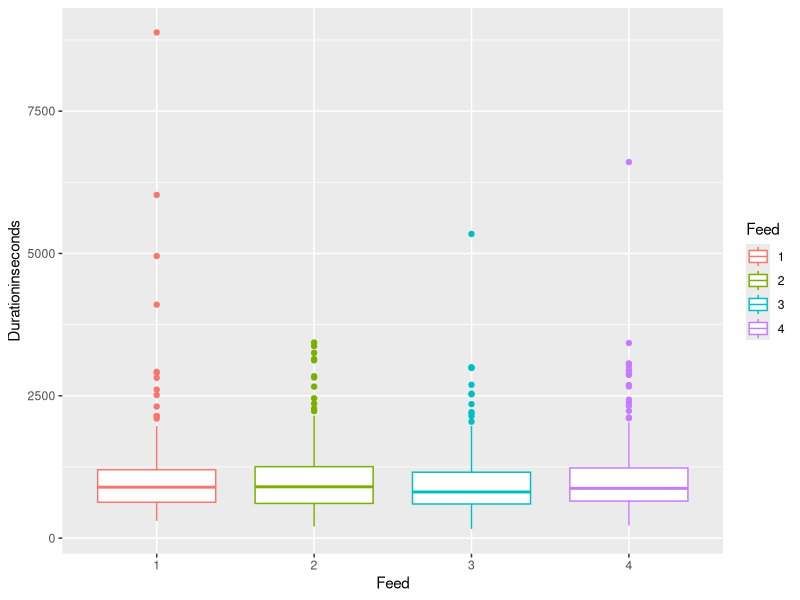
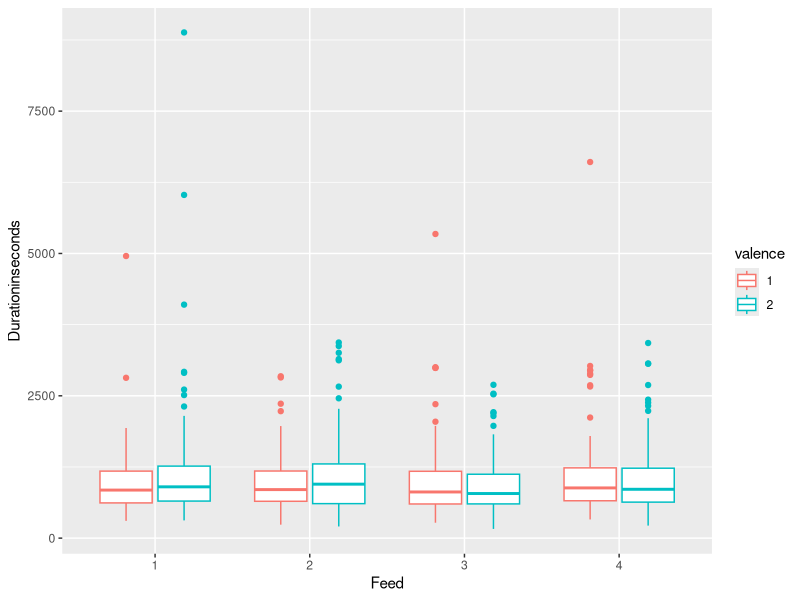
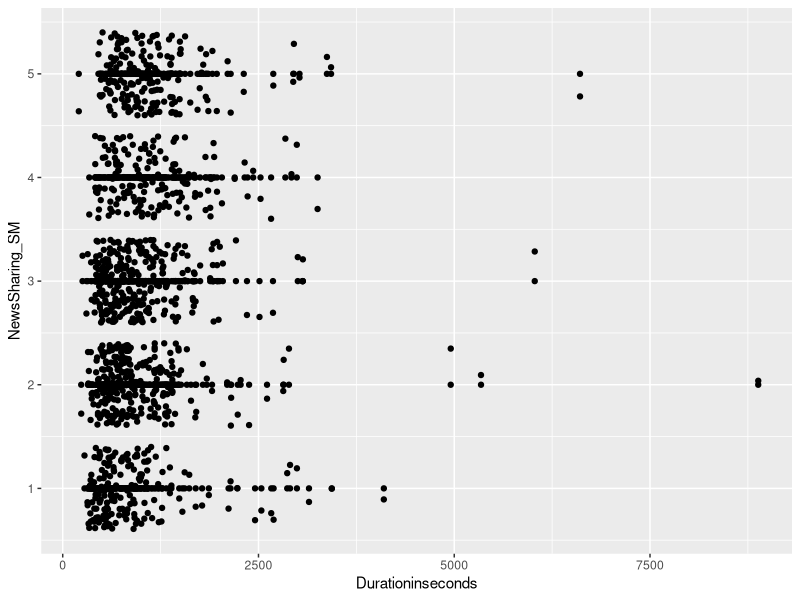
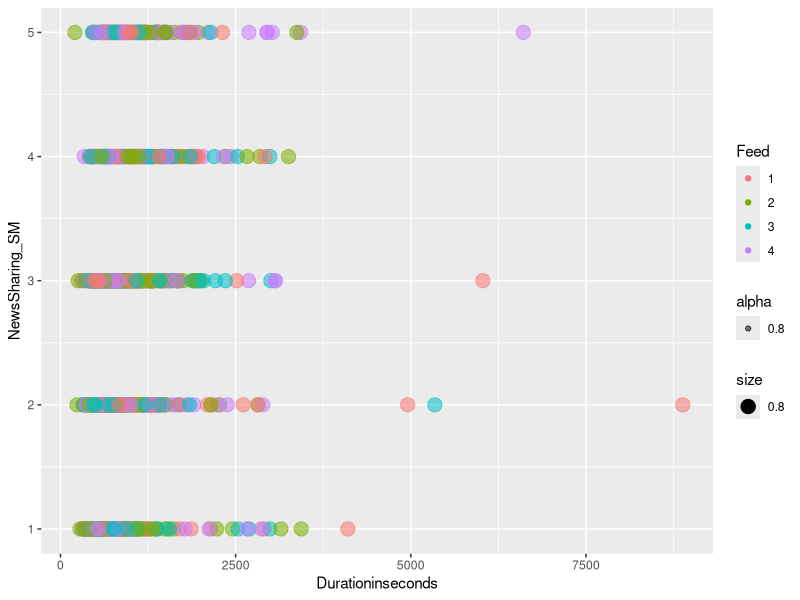
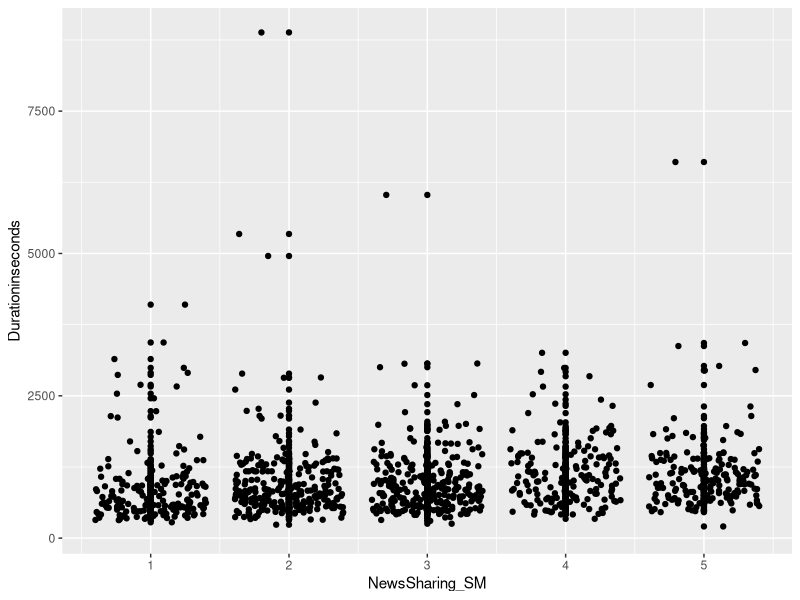
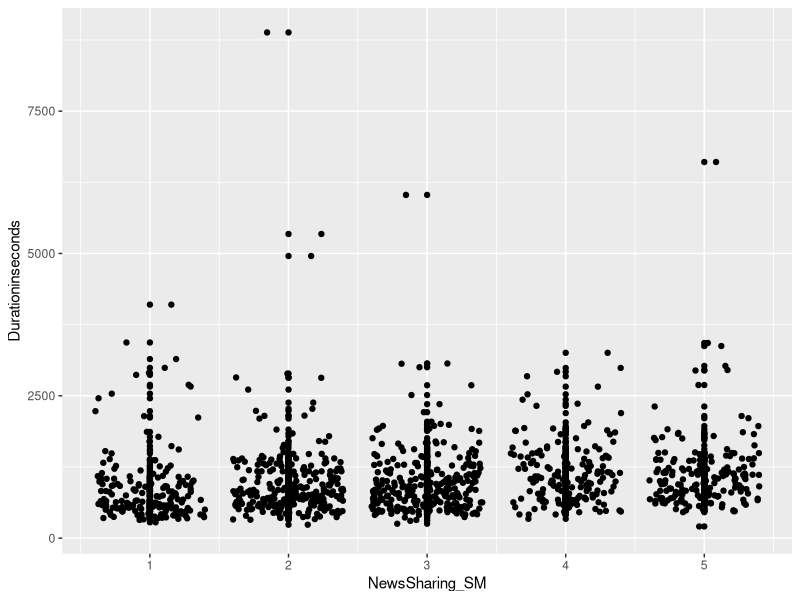
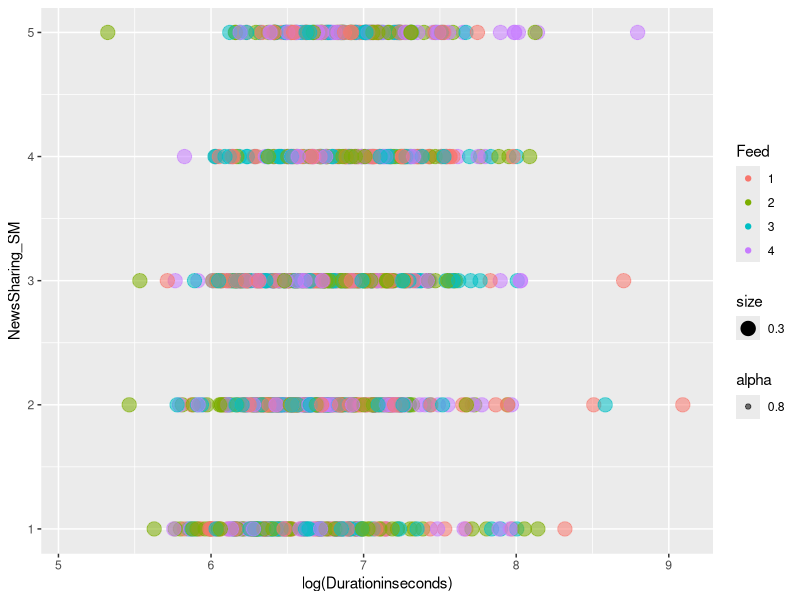
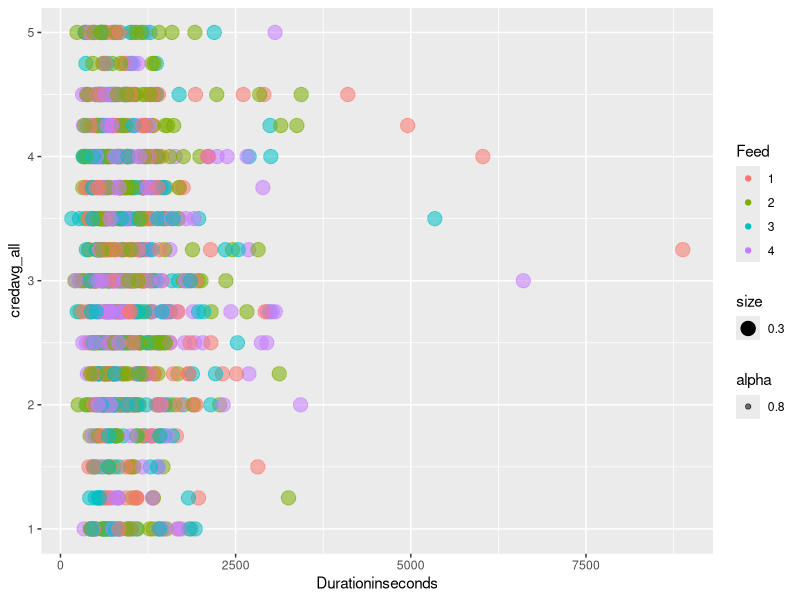

Recreate these plots in R, in order.
## ---- chunk 1
knitr::opts_chunk$set(echo = TRUE)
## ---- chunk 2
library(readr)
library(dplyr)
library(car)
library(ggplot2)
library(gridExtra)
## ---- chunk 3
CNdata_filtered_120123 <- read_csv("CNdata_filtered_120123.csv")
ENdata_filtered_110123 <- read_csv("ENdata_filtered_110123.csv")
## ---- chunk 4
#Chinese data, renaming/changing data types to factors
CNdata_filtered_120123$Feed <- CNdata_filtered_120123$feed_typefour
CNdata_filtered_120123$Feed <- as.factor(CNdata_filtered_120123$Feed)
CNdata_filtered_120123$valence <- as.factor(CNdata_filtered_120123$valence)

#Chinese data, selecting relevant variables
Data_CN <- CNdata_filtered_120123 |> 
  dplyr::select(Feed,valence,credavg_all,nwavg_all,share_all,NewsSharing_SM,NewsCred_SM,AI_acceptance,GenTech_op,gender,age) |> 
  mutate(Group = 1)

#English data, adding/renaming relevant variables
ENdata_filtered_110123$NewsCred_SM <- unlist(ENdata_filtered_110123[,255])#rename to match CN data

#English data, selecting relevant variables
Data_EN <-ENdata_filtered_110123 |> 
  dplyr::mutate(valence = feed_valence) |>
  dplyr::mutate(Feed = feedtype_four) |> 
  dplyr::select(Feed,valence,credavg_all,nwavg_all,share_all,NewsSharing_SM,NewsCred_SM,AI_acceptance,GenTech_op,gender,age) |> 
  mutate(Group = 0)

#English data, changing data types to factors
Data_EN$Feed <- as.factor(Data_EN$Feed)
Data_EN$valence <- as.factor(Data_EN$valence)

#one dataframe, Group (1 = Chinese 0 = American)
Data <- rbind(Data_CN,Data_EN)
Data$Group <- as.factor(Data$Group)

#fixing age and gender
Data$age <- 2024 - Data$age
Data$gender <- as.factor(Data$gender)
## ---- chunk 5
#Chinese data, renaming/changing data types to factors
CNdata_filtered_120123$Feed <- CNdata_filtered_120123$feed_typefour
CNdata_filtered_120123$Feed <- as.factor(CNdata_filtered_120123$Feed)
CNdata_filtered_120123$valence <- as.factor(CNdata_filtered_120123$valence)

#Chinese data, selecting relevant variables
Data_CN <- CNdata_filtered_120123 |> 
  dplyr::select(Feed,valence,credavg_all,nwavg_all,share_all,Finished,
                NewsSharing_SM,NewsCred_SM,AI_acceptance,GenTech_op,gender,age,Durationinseconds,
                Timer1_ClickCount,Timer1_FirstClick,Timer1_LastClick,Timer1_PageSubmit,
                Timer2_ClickCount,Timer2_FirstClick,Timer2_LastClick,Timer2_PageSubmit,
                Timer3_ClickCount,Timer3_FirstClick,Timer3_LastClick,Timer3_PageSubmit,
                Timer4_ClickCount,Timer4_FirstClick,Timer4_LastClick,Timer4_PageSubmit,
                Timer5_ClickCount,Timer5_FirstClick,Timer5_LastClick,Timer5_PageSubmit,
                Timer6_ClickCount,Timer6_FirstClick,Timer6_LastClick,Timer6_PageSubmit,
                Timer7_ClickCount,Timer7_FirstClick,Timer7_LastClick,Timer7_PageSubmit,
                Timer8_ClickCount,Timer8_FirstClick,Timer8_LastClick,Timer8_PageSubmit) |> 
  mutate(Group = 1)

#English data, adding/renaming relevant variables
ENdata_filtered_110123$NewsCred_SM <- unlist(ENdata_filtered_110123[,255])#rename to match CN data

#English data, selecting relevant variables
Data_EN <-ENdata_filtered_110123 |> 
  dplyr::mutate(valence = feed_valence) |>
  dplyr::mutate(Feed = feedtype_four) |> 
  dplyr::select(Feed,valence,credavg_all,nwavg_all,share_all,Finished,
                NewsSharing_SM,NewsCred_SM,AI_acceptance,GenTech_op,gender,age,Durationinseconds,
                Timer1_ClickCount,Timer1_FirstClick,Timer1_LastClick,Timer1_PageSubmit,
                Timer2_ClickCount,Timer2_FirstClick,Timer2_LastClick,Timer2_PageSubmit,
                Timer3_ClickCount,Timer3_FirstClick,Timer3_LastClick,Timer3_PageSubmit,
                Timer4_ClickCount,Timer4_FirstClick,Timer4_LastClick,Timer4_PageSubmit,
                Timer5_ClickCount,Timer5_FirstClick,Timer5_LastClick,Timer5_PageSubmit,
                Timer6_ClickCount,Timer6_FirstClick,Timer6_LastClick,Timer6_PageSubmit,
                Timer7_ClickCount,Timer7_FirstClick,Timer7_LastClick,Timer7_PageSubmit,
                Timer8_ClickCount,Timer8_FirstClick,Timer8_LastClick,Timer8_PageSubmit) |> 
  mutate(Group = 0)

#English data, changing data types to factors
Data_EN$Feed <- as.factor(Data_EN$Feed)
Data_EN$valence <- as.factor(Data_EN$valence)

#one dataframe, Group (1 = Chinese 0 = American)
Data <- rbind(Data_CN,Data_EN)
Data$Group <- as.factor(Data$Group)

#fixing age and gender
Data$age <- 2024 - Data$age
Data$gender <- as.factor(Data$gender)
## ---- chunk 6
# 3b.i  Does the amount of time spent on the condition (newsfeed) affect the dependent variables (credibility, newsworthiness, shareworthiness)? 

#First,create the 8 unique groups
Data$Feed <- as.numeric(Data$Feed) #making it numeric temporarily to create new variable
Data$Eight <- ifelse(Data$valence==1,Data$Feed,0)
Data$Eight <- as.numeric(Data$Eight) #also numeric temporarily
Data$Eight <- ifelse(Data$valence==2,Data$Feed+4,Data$Eight)

#Returning the two to factors
Data$Feed <- as.factor(Data$Feed)
Data$Eight <- as.factor(Data$Eight)

#Assuming Duration in seconds = best measurement and the top 3 are inactivities, then filter them out?
# Data <- Data |> filter(Durationinseconds < 3601) #max is then 10718 sec = ~3 hrs?

# boxFeed <- ggplot(Data, aes(x=share_all))+geom_violin()+coord_flip()+facet_wrap(~Feed)
# boxFeed <- ggplot(Data, aes(x=credavg_all))+geom_boxplot()+coord_flip()+facet_wrap(~Feed)
# boxFeed <- ggplot(Data, aes(x=nwavg_all))+geom_boxplot()+coord_flip()+facet_wrap(~Feed)

# 3b.ii   Interaction effect: Does a) content types (news, memes, activism, ads) and/or b) valence of news (pos / neg) mediate the effect of credibility (e..g) and time spent on stimuli?
## ---- chunk 7
Data <- Data |> filter(is.na(Feed)==FALSE)
ggplot(Data, aes(Feed,Durationinseconds))+geom_boxplot(aes(color=Feed))
ggplot(Data, aes(Feed,Durationinseconds))+geom_boxplot(aes(color=valence))
ggplot(Data,aes(Durationinseconds,NewsSharing_SM))+geom_point()+geom_jitter()
ggplot(Data,aes(Durationinseconds,NewsSharing_SM))+geom_point(aes(color=Feed,size=0.8,alpha=.8))
ggplot(Data,aes(Durationinseconds,NewsSharing_SM))+geom_point()+geom_jitter()+coord_flip()
ggplot(Data,aes(Durationinseconds,NewsSharing_SM))+geom_point()+geom_jitter()+coord_flip()
ggplot(Data,aes(log(Durationinseconds),NewsSharing_SM))+geom_point(aes(size=0.3,alpha=0.8,color=Feed))
ggplot(Data,aes(Durationinseconds,credavg_all))+geom_point(aes(size=0.3,alpha=0.8,color=Feed))
## ---- chunk 8
TwentyMin <- 2400 #seconds
ThirtyMin <- 3600 #seconds

timethresh <- ThirtyMin #replace "ThirtyMind" with "TwentyMin" or any other time based in (s) to get whatever threshhold

Data$ThirtySPlus <- ifelse(Data$Durationinseconds>timethresh,1,0)

CN_Over30 <- Data |> 
  filter(Group==1) |> 
  mutate(ThirtySPlus = ifelse(Durationinseconds>timethresh,1,0))
EN_Over30 <- Data |> 
  filter(Group==0) |> 
  mutate(ThirtySPlus = ifelse(Durationinseconds>timethresh,1,0))

Data$ThirtySPlus <- as.factor(Data$ThirtySPlus)
EN_Over30$ThirtySPlus <- as.factor(EN_Over30$ThirtySPlus)
CN_Over30$ThirtySPlus <- as.factor(CN_Over30$ThirtySPlus)

ggplot(Data,aes(Group,Durationinseconds))+geom_point(aes(color=ThirtySPlus))+geom_hline(yintercept = timethresh)
table(CN_Over30$ThirtySPlus)
table(EN_Over30$ThirtySPlus)
